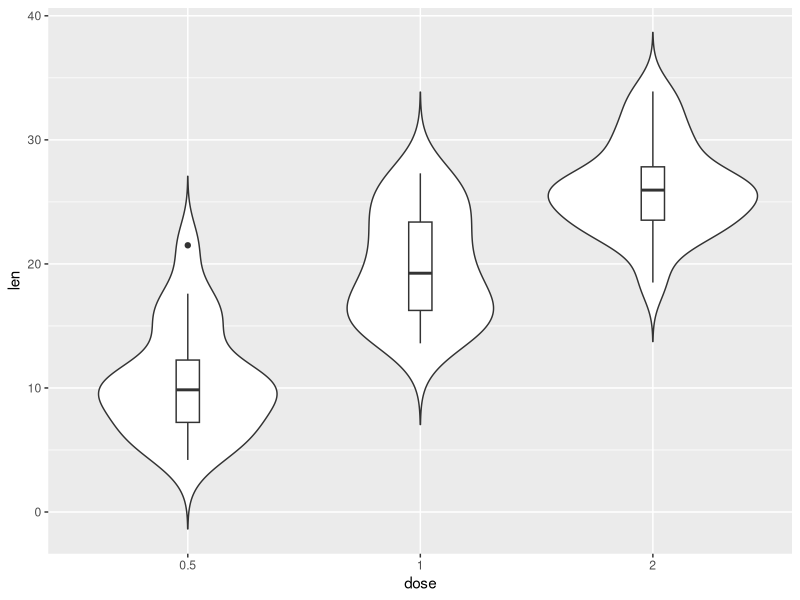
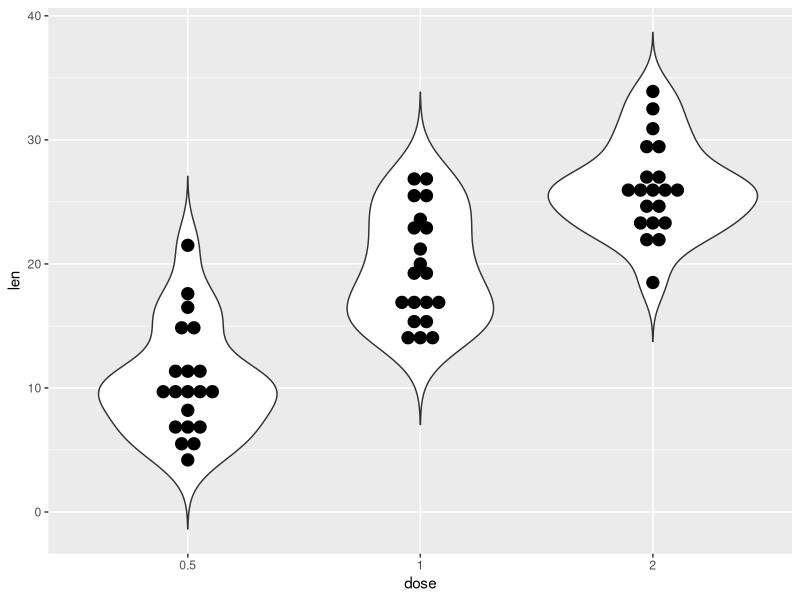
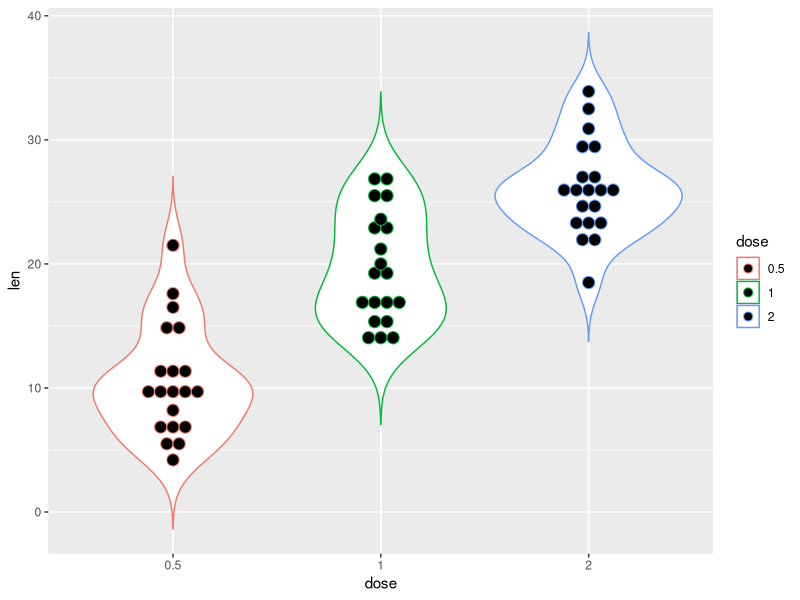
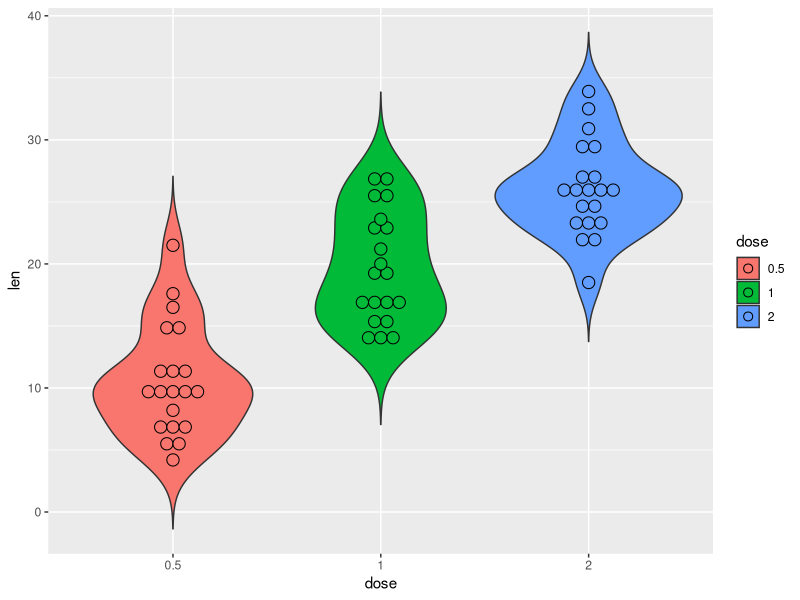
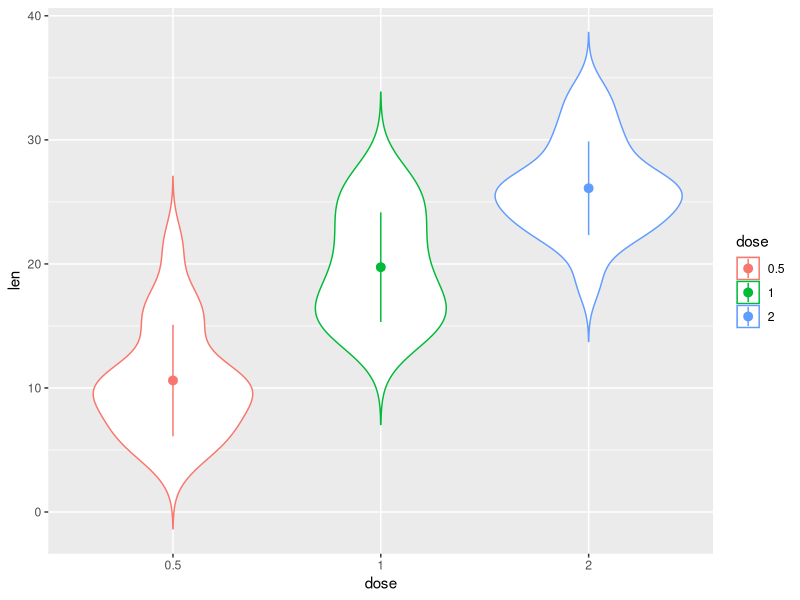
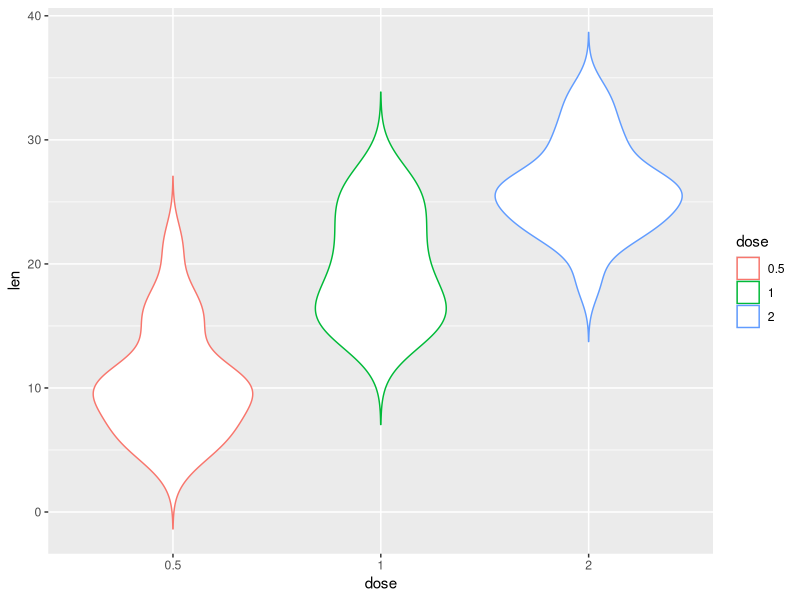
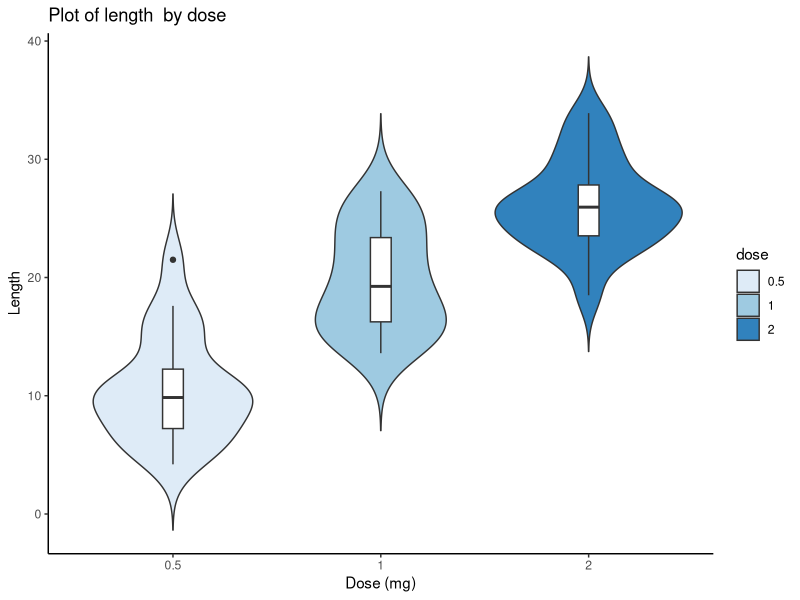

These figures' R source, in order:
# Source: http://www.sthda.com/english/wiki/ggplot2-violin-plot-quick-start-guide-r-software-and-data-visualization

#install.packages("ggplot2")
library(ggplot2)

# Loading and perparing the dataset
ToothGrowth$dose <- as.factor(ToothGrowth$dose)
ToothGrowth

# Creating the first approach to the visualization
p = ggplot(ToothGrowth, aes(x=dose, y=len)) +
  geom_violin(trim=FALSE)
p + geom_boxplot(width=0.1)

# Adding the dotplot
p = ggplot(ToothGrowth, aes(x=dose, y=len)) +
  geom_violin(trim=FALSE)
p + geom_dotplot(binaxis='y', stackdir='center', dotsize=1)

# Changing the color
p = ggplot(ToothGrowth, aes(x=dose, y=len, color=dose)) +
  geom_violin(trim=FALSE)
p + geom_dotplot(binaxis='y', stackdir='center', dotsize=1)

# Testing adding fill color
p = ggplot(ToothGrowth, aes(x=dose, y=len, fill=dose)) +
  geom_violin(trim=FALSE)
p + geom_dotplot(binaxis='y', stackdir='center', dotsize=1)

# Improving the style
p = ggplot(ToothGrowth, aes(x=dose, y=len, color=dose)) +
  geom_violin(trim=FALSE)
data_summary <- function(x) {
   m <- mean(x)
   ymin <- m-sd(x)
   ymax <- m+sd(x)
   return(c(y=m,ymin=ymin,ymax=ymax))
}
p + stat_summary(fun.data=data_summary)
pdf("violinChart.pdf", width = 4, height = 4)
p
dev.off()


dp <- ggplot(ToothGrowth, aes(x=dose, y=len, fill=dose)) +
  geom_violin(trim=FALSE)+
  geom_boxplot(width=0.1, fill="white")+
  labs(title="Plot of length  by dose",x="Dose (mg)", y = "Length")
dp = dp + scale_fill_brewer(palette="Blues") + theme_classic()

pdf("violinChart.pdf", width = 4, height = 4)
dp
dev.off()
